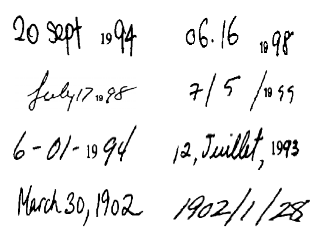
%> input picture SourceStateofArt/canadiandate.png, 322 x 234 px
$ octave --eval "result = binarize2(imread('../SourceStateofArt/canadiandate.png'));"   (GNU Octave 9; MATLAB toolbox functions it lacks are replaced by stand-ins)
%> lines starting %> are read from the running program, lines starting %| are printed output that depends on the picture; in (x1, y1, x2, y2) boxes, pixels count from 0 and x2, y2 are one past the last pixel; in counts of white or black regions, pixels touching at a corner belong together; the program's own positions count from 1
### SourceCode/blacklines.m
function [ number_of_black_lines, pos ] = blacklines( vet, w )

    pos = [] ;
    number_of_black_lines = 0 ;

    [p1, sv] = size(vet) ;

    for i = 1:sv
        if(vet(i)/w < 0.2)
            number_of_black_lines = number_of_black_lines + 1;
            pos(number_of_black_lines) = i;

    end


end

### SourceCode/binarize2.m
%%binarizes the image using Otsu and remove the lines detectd by the
%%funcion blacklines
%%Jul 17 Luiz

function [binary_image] = binarize2( I )


    level = graythresh(I);
%> level = 0.576

    bw = im2bw(I, level);
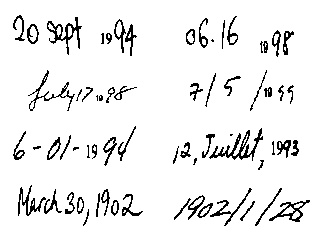
%> bw: size 234x322 logical; 92.9% white; black in thin lines or dots, all inside (x1, y1, x2, y2) = (13, 15, 310, 226)

    %imshow(bw) ;
    %waitforbuttonpress

    [h,w] = size(bw);
%> h = 234; w = 322

    for i = 1:h
        vet(i) =  sum(bw(i,:)) ;
    end
%> after the loop, vet = 234 values, max 322 at index 1, min 231 at index 214, mean 299

    [ number_of_black_lines, pos ] = blacklines( vet, w ) ;
%> in blacklines, `[p1, sv] = size(vet) ;`: p1 = 1; sv = 234
%> after the loop in blacklines, `for i = 1:sv`: number_of_black_lines = 0
%> number_of_black_lines = 0; pos = []

    % remove black lines

    for i=1:number_of_black_lines
        bw(pos(i),:) = 1 ;
        fprintf('Removing line %d\n', pos(i)) ;
    end
%> this loop made 0 passes

    %median filter to remove the salt and pepper noise
    %imshow(bw) ;
    %waitforbuttonpress

    bw = medfilt2(bw) ;
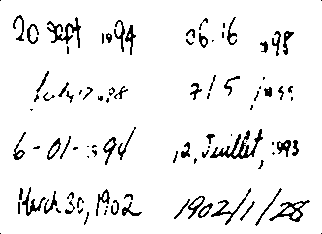
%> bw: size 234x322 logical; 93.3% white; black in thin lines or dots

    % white borders
    [h,w] = size(bw);
    bw(1,:) = 1 ;
%> bw: size 234x322 logical; 93.3% white; black in thin lines or dots
    bw(h,:) = 1 ;
    bw(:,1) = 1 ;
    bw(:,w) = 1 ;

    %imshow(bw) ;


    binary_image = bw ;


end

$ run again, on SourceStateofArt/featureextraction.png
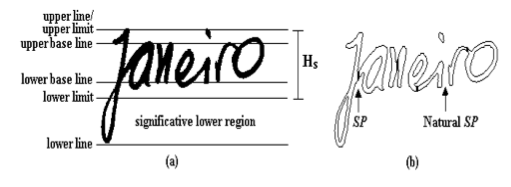
%> input picture SourceStateofArt/featureextraction.png, 511 x 187 px
%> level = 0.612
%> in binarize2, `bw = im2bw(I, level);`:
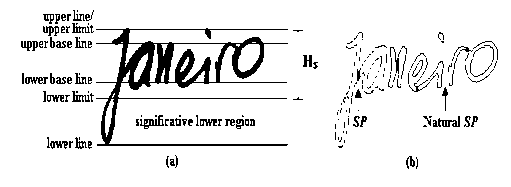
%> bw: size 187x511 logical; 91.4% white; 198 black regions (137 under 20 px), largest, box (x1, y1, x2, y2) and area: (96, 28, 288, 146) 4550, (433, 116, 460, 127) 142, (140, 115, 164, 129) 134
%> after the loop in binarize2, `for i = 1:h`: vet = 187 values, max 511 at index 1, min 269 at index 83, mean 467.1
%> p1 = 1; sv = 187
%> after the loop in blacklines, `for i = 1:sv`: number_of_black_lines = 0
%> in binarize2, `[ number_of_black_lines, pos ] = blacklines( vet, w ) ;`: pos = []
%> in binarize2, `bw = medfilt2(bw) ;`:
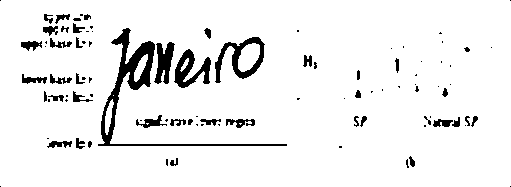
%> bw: size 187x511 logical; 93.1% white; 95 black regions (51 under 20 px), largest, box (x1, y1, x2, y2) and area: (98, 28, 287, 146) 2029, (215, 37, 265, 83) 771, (174, 49, 211, 88) 664

$ run again, on SourceStateofArt/pair.png
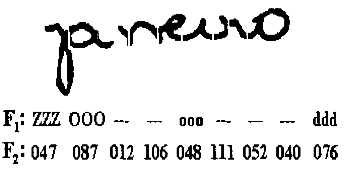
%> input picture SourceStateofArt/pair.png, 349 x 173 px
%> level = 0.514
%> in binarize2, `bw = im2bw(I, level);`:
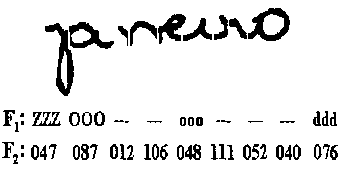
%> bw: size 173x349 logical; 90.1% white; 60 black regions (10 under 20 px), largest, box (x1, y1, x2, y2) and area: (45, 23, 74, 96) 749, (248, 8, 290, 41) 624, (69, 22, 114, 49) 510
%> after the loop in binarize2, `for i = 1:h`: vet = 173 values, max 349 at index 1, min 216 at index 122, mean 314.3
%> p1 = 1; sv = 173
%> after the loop in blacklines, `for i = 1:sv`: number_of_black_lines = 0
%> in binarize2, `[ number_of_black_lines, pos ] = blacklines( vet, w ) ;`: pos = []
%> in binarize2, `bw = medfilt2(bw) ;`:
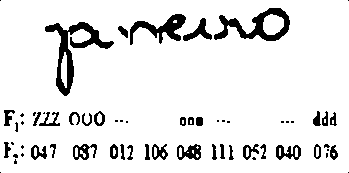
%> bw: size 173x349 logical; 90.3% white; 62 black regions (26 under 20 px), largest, box (x1, y1, x2, y2) and area: (45, 22, 114, 96) 1255, (214, 8, 290, 41) 963, (130, 14, 186, 45) 667
